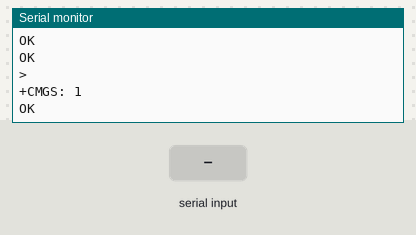
Recording of a sketch running on a simulated ESP32. On the bench: the last lines printed to the serial monitor. The test bench sets the inputs (shaded band). The modem accepts every AT command (registered, SIM ready, sends succeed) and sends nothing else.

Above: at 7.2 s.
7.3 s: "1" received over the second serial link
At 8.0 s:
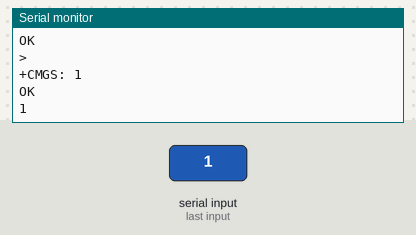
8.8 s: "0" received over the second serial link
At 10.3 s:
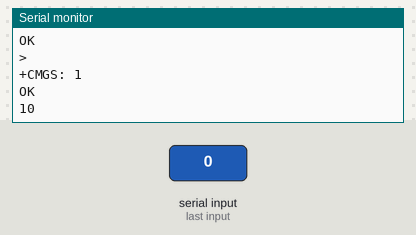

The sketch:

gsm.ino
```cpp
#include <HardwareSerial.h>

HardwareSerial mySerial(1); // Use UART1 for the serial communication

// Pins for UART1
#define RXD2 16
#define TXD2 14

void setup() {
  // Begin serial communication with the GSM module
  mySerial.begin(9600, SERIAL_8N1, RXD2, TXD2);
  Serial.begin(115200); // Serial monitor for debugging

  delay(1000); // Give time for GSM module to initialize

  // Check if the module is ready
  mySerial.println("AT");
  delay(1000);
  while (mySerial.available()) {
    Serial.write(mySerial.read());
  }

  // Send SMS
  sendSMS("1234567890", "Hello from ESP32!");
}

void loop() {
  // Keep reading from the GSM module
  if (mySerial.available()) {
    Serial.write(mySerial.read());
  }

  // Keep reading from the Serial Monitor
  if (Serial.available()) {
    mySerial.write(Serial.read());
  }
}

void sendSMS(const char* number, const char* message) {
  mySerial.println("AT+CMGF=1");  // Set SMS mode to text
  delay(1000);

  mySerial.print("AT+CMGS=\"");
  mySerial.print(number);
  mySerial.println("\"");
  delay(1000);

  mySerial.print(message);
  delay(1000);

  mySerial.write(26); // ASCII code for Ctrl+Z to send the SMS
  delay(1000);

  while (mySerial.available()) {
    Serial.write(mySerial.read());
  }
}
```

Measured:
- after the input at 7.3 s, the serial monitor: prints a new line at once (image 1)
- after the input at 8.8 s, the serial monitor: prints a new line at once (image 2)
